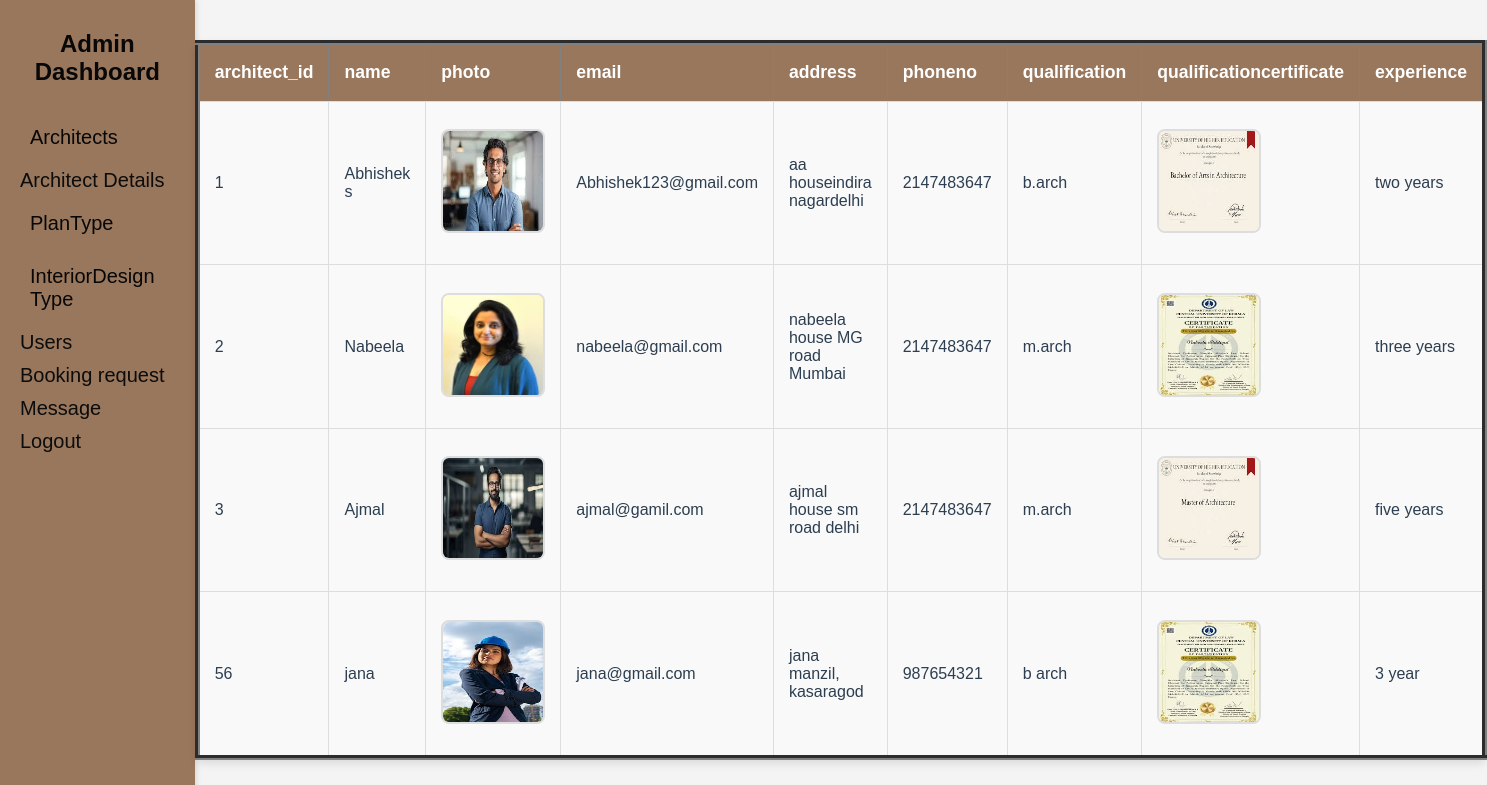
The page /raising-master_new/viewarchitect.php on the database its author committed.
### tables this page shows
CREATE TABLE `add_architect` (
  `architect_id` int(11) NOT NULL,
  `name` varchar(200) NOT NULL,
  `photo` varchar(70) NOT NULL,
  `email` varchar(200) NOT NULL,
  `address` varchar(500) NOT NULL,
  `phoneno` int(10) NOT NULL,
  `qualification` varchar(70) NOT NULL,
  `qualificationcertificate` varchar(70) NOT NULL,
  `experience` varchar(200) NOT NULL,
  `password` varchar(8) NOT NULL
);

### raising-master_new/viewarchitect.php (the view, shortened to what this page needs)
<?php
include 'admin-side.php';
include 'connection.php';
?>
<html>
    <head>
    <link rel="stylesheet" type="text/css" href="2.css">
</head>
</html>
<?php
$sql = "select * from add_architect";
$result = mysqli_query($con, $sql);
if ($result->num_rows > 0) {
    echo "<table  border='5' cellspacing='5' cellpadding='5' border='5'>
    <tr>
            <th>architect_id</th>
            <th>name</th>
             <th>photo</th>
            <th>email</th>
            <th>address</th>
            <th>phoneno</th>
            <th>qualification</th>
            <th>qualificationcertificate</th>
            <th>experience</th>
       </tr>";
    while ($row = $result->fetch_assoc()) {
        $filename=$row["qualificationcertificate"];
        $f="qualificationimages/".$filename;
        $filename1=$row["photo"];
        $f1="architectphotos/".$filename1;
        echo "<tr>
            <td>{$row['architect_id']}</td>
            <td>{$row['name']}</td>";?>
            <td><img width=100 height=100 src="<?php echo $f1; ?>"></td>
        <?php
         echo "   <td>{$row['email']}</td>
            <td>{$row['address']}</td>
            <td>{$row['phoneno']}</td>
            <td>{$row['qualification']}";?>
            <td><img width=100 height=100 src="<?php echo $f; ?>"></td>
          <?php echo " <td>{$row['experience']}</td>
        </tr>";
    }
    ?>
<?php
    echo "</table>";
} else {
    echo "0 results";
}
?>

### raising-master_new/admin-dash.css (style rules this page uses)
body { margin: 0; font-family: Arial, sans-serif; color: #2c3e50; }

### raising-master_new/formstyle.css (style rules this page uses)
body { font-family: Arial, sans-serif; background-color: #f4f4f4; margin: 0; padding: 0; box-sizing: border-box; }

### raising-master_new/2.css (style rules this page uses)
table { width: 50%; margin: 40px auto; border-collapse: collapse; background-color: #f9f9f9; border-radius: 8px; box-shadow: 0 4px 8px rgba(0, 0, 0, 0.1); }
th { background-color: #99775c; color: white; text-align: left; padding: 12px 15px; font-size: 1.1em; }
td { text-align: left; padding: 12px 15px; border: 1px solid #ddd; font-size: 1em; }
td img { border-radius: 8px; border: 2px solid #ddd; }

### rows shown on the page
add_architect: architect_id "1", name "Abhishek s", photo (picture), email "Abhishek123@gmail.com", address "aa houseindira nagardelhi", phoneno "2147483647", qualification "b.arch", qualificationcertificate (picture), experience "two years"
add_architect: architect_id "2", name "Nabeela", photo (picture), email "nabeela@gmail.com", address "nabeela house MG road Mumbai", phoneno "2147483647", qualification "m.arch", qualificationcertificate (picture), experience "three years"
add_architect: architect_id "3", name "Ajmal", photo (picture), email "ajmal@gamil.com", address "ajmal house sm road delhi", phoneno "2147483647", qualification "m.arch", qualificationcertificate (picture), experience "five years"
add_architect: architect_id "56", name "jana", photo (picture), email "jana@gmail.com", address "jana manzil, kasaragod", phoneno "987654321", qualification "b arch", qualificationcertificate (picture), experience "3 year"
